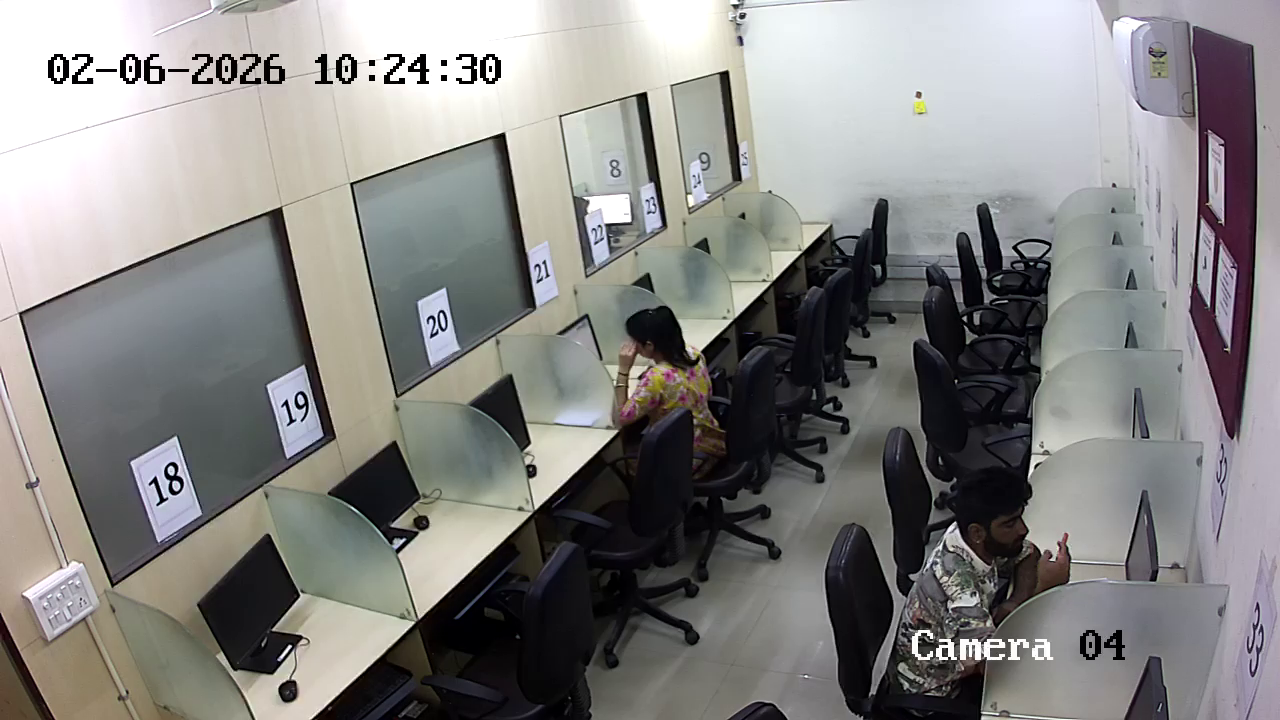
#> input picture debug_c1_e2_frame.png, 1280 x 720 px
$ python -i main.py   (imports and definitions only)
#> lines starting #> are read from the running program, lines starting #| are printed output that depends on the picture; after the words box and inside, x2 and y2 are one past the last pixel; in counts of white or black regions, pixels touching at a corner belong together
#> further down, picture is the input picture: shape (720, 1280, 3); mean B, G, R 132.6, 134.1, 135.1
"""
main.py — P4: Offline Exam-Hall Video Analytics Pipeline Orchestrator
Owned by P4. Integrates P1 (motion), P2 (tracking/detection), P3 (features/risk)
via frozen Day-1 function contracts and produces all P4 outputs.
"""

import os
import sys
import time
import argparse

import cv2  # type: ignore[import-not-found]
import numpy as np
import yaml

# ── Stub imports from P1, P2, P3 ─────────────────────────────────────────────
# These will be replaced by actual implementations as P1/P2/P3 deliver their code.
from src.motion import get_motion_mask, get_rois
from src.track_det import track, detect_objects
from src.features_risk import extract_features, risk_score

# ── P4 output generators ──────────────────────────────────────────────────────
from src.outputs_eval.heatmap import (
    accumulate_mask,
    generate_heatmap,
    overlay_heatmap,
    save_heatmap,
)
from src.outputs_eval.timeline import plot_timeline
from src.outputs_eval.logger import init_log, log_event, format_timestamp, format_roi_box
from src.outputs_eval.report import generate_report
from src.outputs_eval.benchmark import benchmark_video, save_benchmark_csv
from src.outputs_eval.ablation import run_ablation, save_ablation_csv


# ─────────────────────────────────────────────────────────────────────────────
# MOCK STUBS (remove / swap in as P1/P2/P3 deliver real implementations)
# ─────────────────────────────────────────────────────────────────────────────

def _mock_get_motion_mask(frame: np.ndarray) -> np.ndarray:
    """Placeholder: simple frame differencing (replace with P1 MOG2)."""
    gray = cv2.cvtColor(frame, cv2.COLOR_BGR2GRAY)
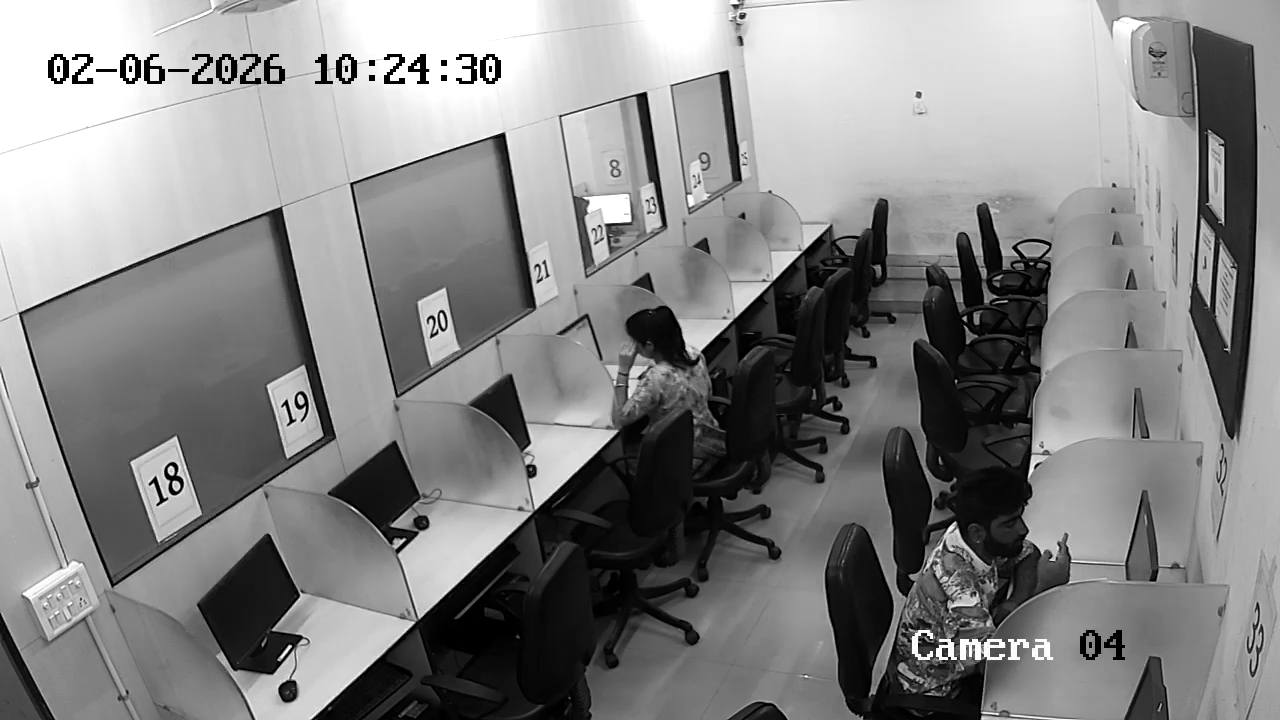
#> gray: shape (720, 1280); min 0, max 255, mean 134.2
    blurred = cv2.GaussianBlur(gray, (21, 21), 0)
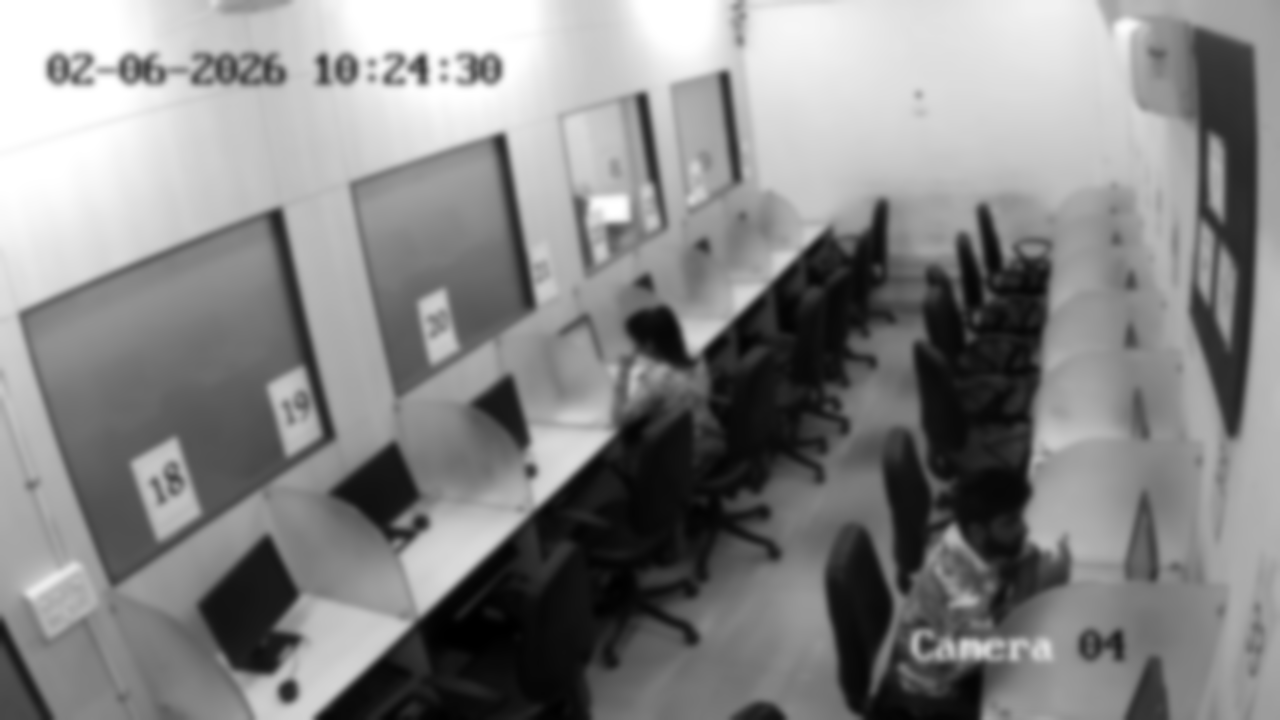
#> blurred: shape (720, 1280); min 0, max 255, mean 134.2
    _, thresh = cv2.threshold(blurred, 25, 255, cv2.THRESH_BINARY)
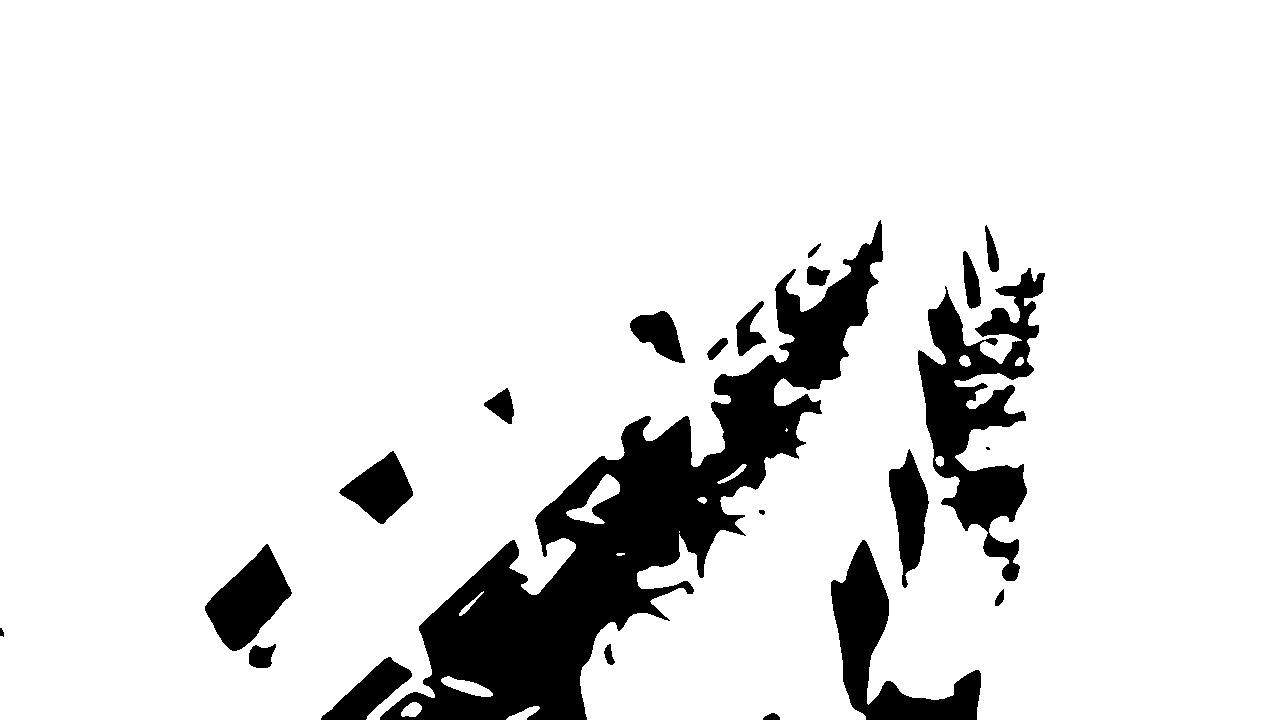
#> thresh: shape (720, 1280); 88.7% white; 22 black regions (1 under 20 px), largest, box (x1, y1, x2, y2) and area: (380, 220, 883, 720) 60096, (918, 268, 1045, 581) 15823, (831, 540, 981, 720) 9048
    return thresh


# [8 lines left out: function _mock_get_rois, not called in this run]


def _mock_track(boxes: list) -> list[dict]:
    """Placeholder: returns boxes as static tracks (replace with P2 ByteTrack)."""
    return [{"track_id": i, "box": b, "history": [b]} for i, b in enumerate(boxes)]


def _mock_detect_objects(frame: np.ndarray) -> list:
    """Placeholder: no-op detection (replace with P2 YOLO infer)."""
    return []


# [268 lines left out: functions _mock_extract_features, _mock_risk_score, _resolve_fn, load_config, draw_overlays, run_pipeline and 1 more, not called in this run]


# [27 lines not run here, left out]

>>> import cv2
>>> picture = cv2.imread('debug_c1_e2_frame.png')
>>> result = _mock_get_motion_mask(picture)
